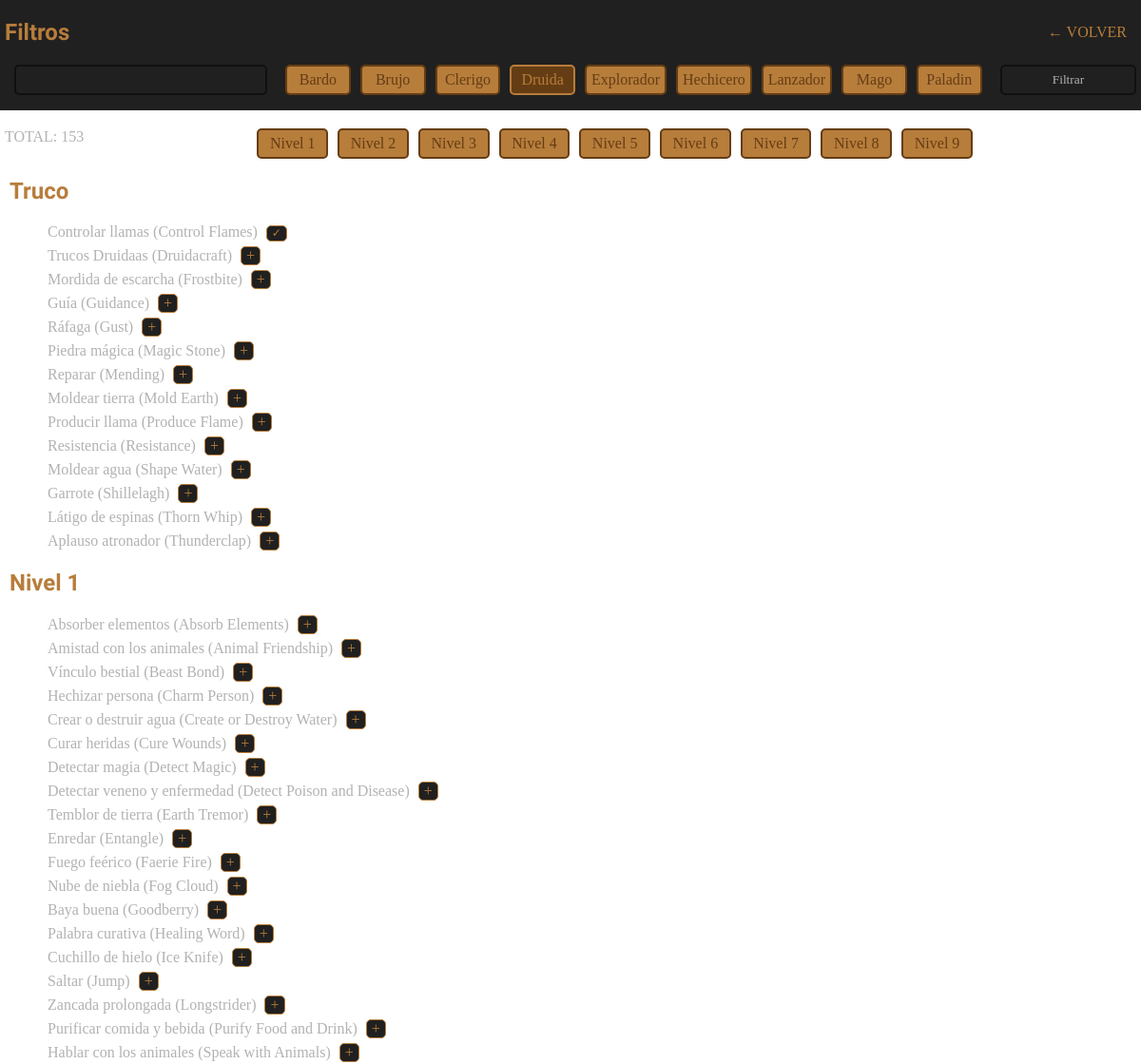
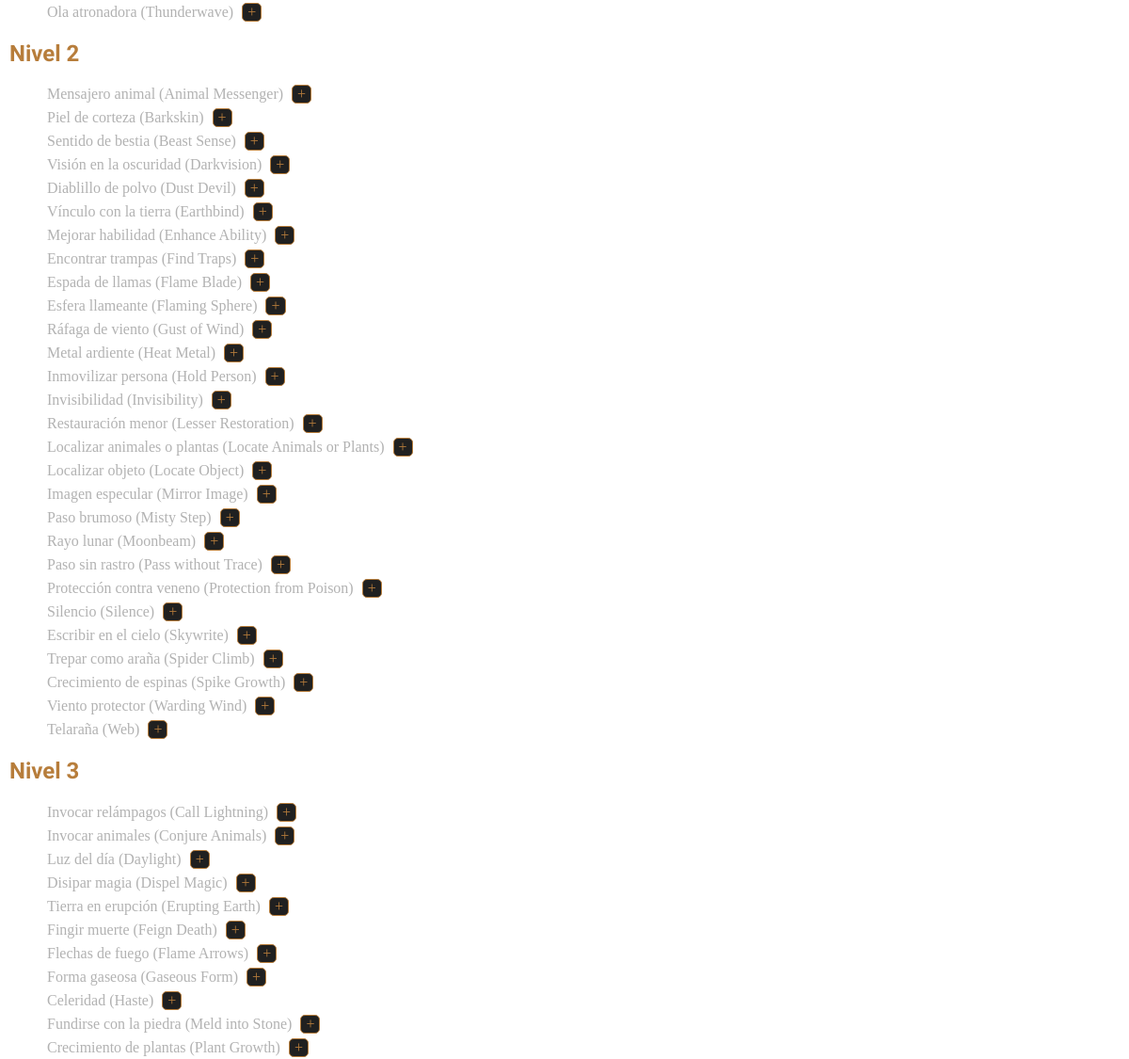
Before: /sections/allSpells.php?id_char=1&classFilter=druida (upper part) with the older database file (2 pictures, top to bottom).
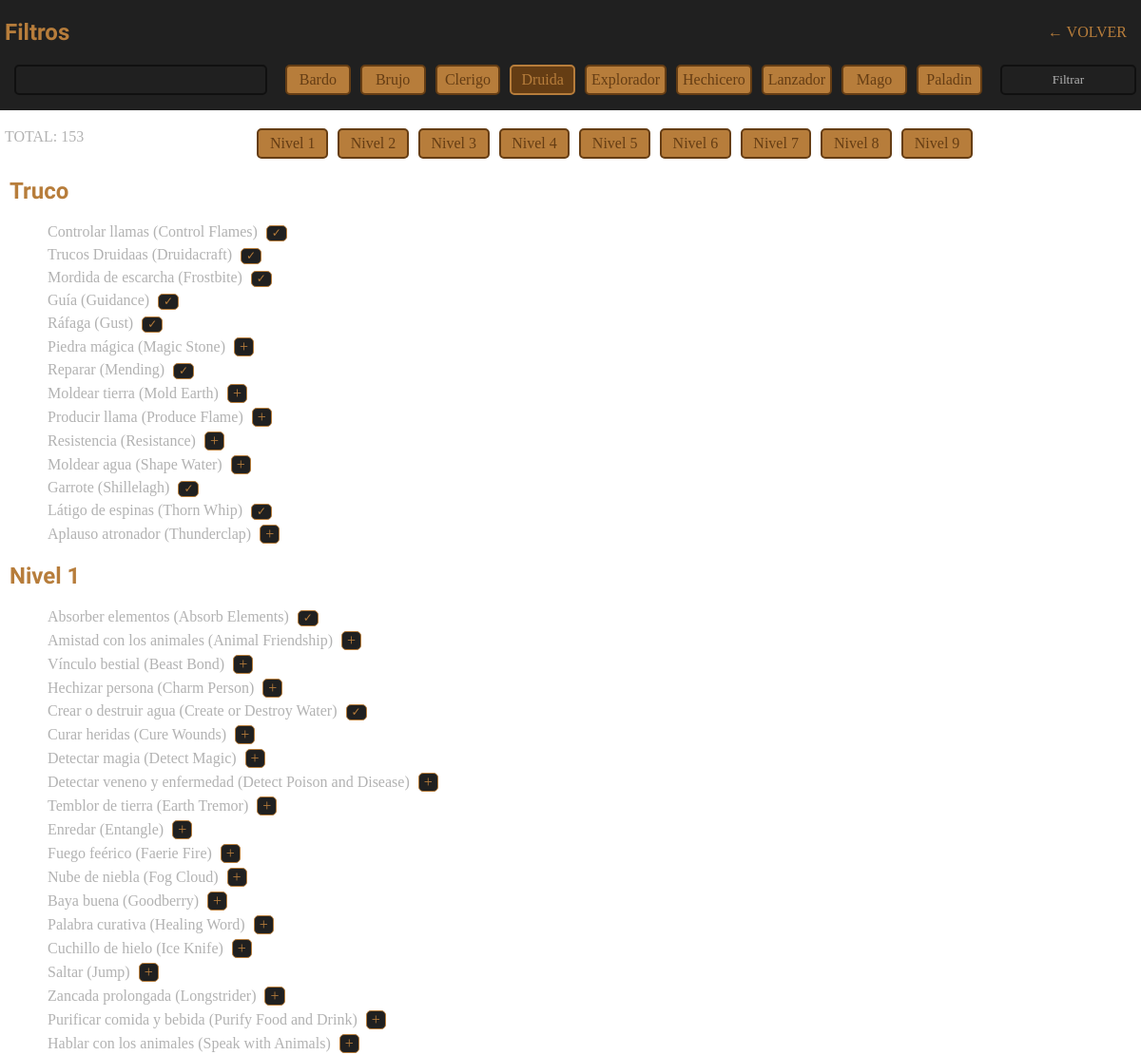
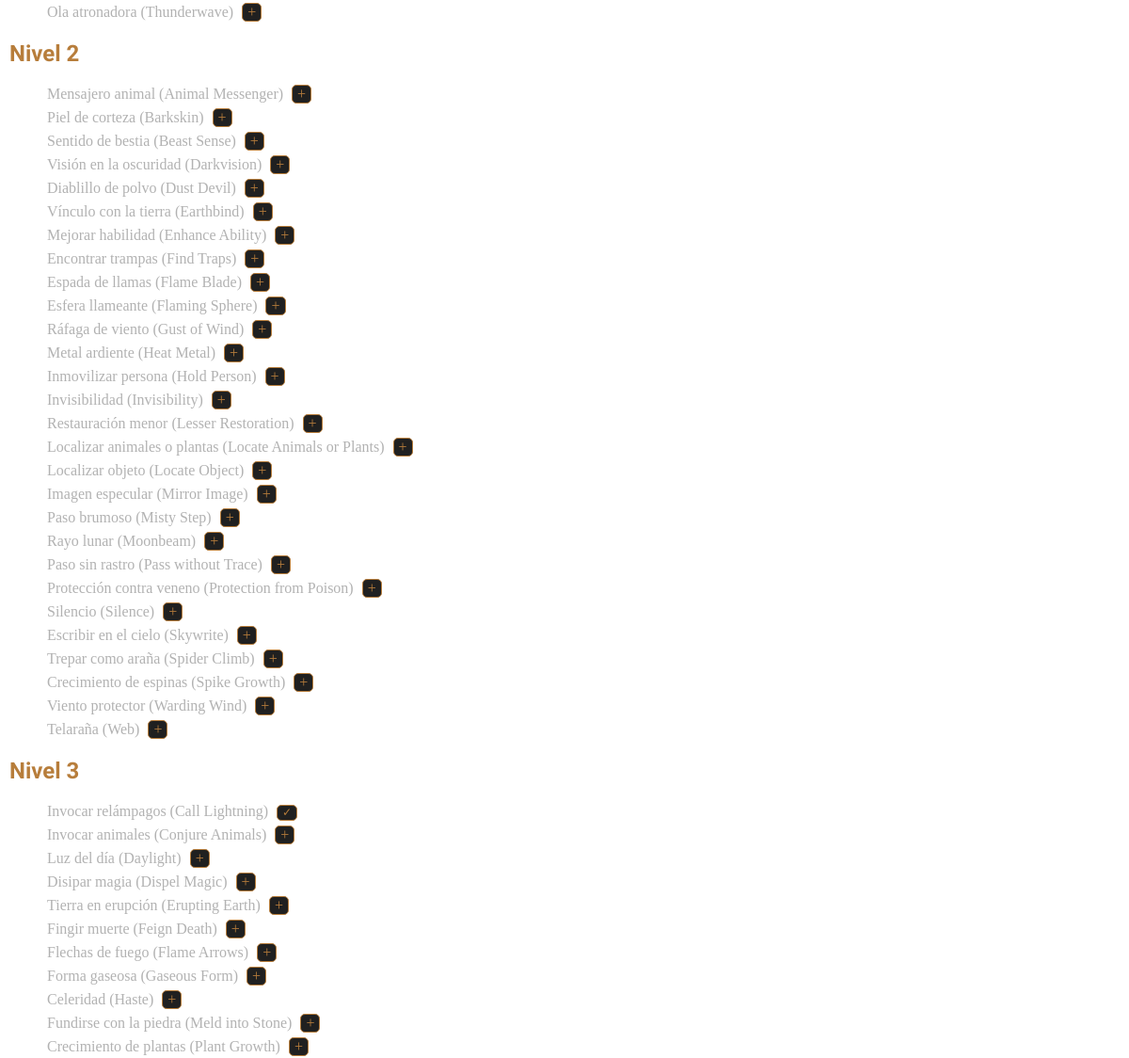
After: the same page with the newer database file (2 pictures, top to bottom).
### tables this page shows
CREATE TABLE `conjuros` (
  `id_spell` int(4) NOT NULL,
  `name` varchar(255) NOT NULL,
  `descr` text NOT NULL,
  `duracion` varchar(255) NOT NULL,
  `concentracion` varchar(255) NOT NULL,
  `casteo` varchar(255) NOT NULL,
  `level` varchar(255) NOT NULL,
  `rango` varchar(255) NOT NULL,
  `clases` varchar(500) NOT NULL,
  `escuela` varchar(255) NOT NULL
);

### classes/DbConnector.php (called while the page is built, shortened)
<?php
class DbConector {
    private $db = "";
    private static $instance;
    public static function singleton()
    {
        if (!isset(self::$instance)) {
            self::$instance = new self();
        }
        return self::$instance;
    }
    private function __construct() {
        $this->db = new PDO($this::DB_DATA, $this::USERNAME, $this::PASSWD);
    }
    public function getSpellsIds($id_char) {
        try {
            $consulta = $this->db->prepare("SELECT spells FROM spellset where id_char = :char_id");
            $consulta->bindParam(":char_id", $id_char, PDO::PARAM_INT);
            $results = $consulta->execute();
            $data = $consulta->fetch();
            if (isset($data["spells"])) {
                return $data["spells"];
            } else {
                return "";
            }
        } catch (PDOException $e) {
            echo $e->getMessage();
        }
    }
    public function getAllSpells($filters=null) {
        try {
            if ($filters != null) {
                $consulta = $this->db->prepare("SELECT * FROM conjuros where ".$filters."  ORDER BY
                CASE
                    WHEN level = 'Truco' THEN 0
                    WHEN level = 'Nivel 1' THEN 1
                    WHEN level = 'Nivel 2' THEN 2
                    WHEN level = 'Nivel 3' THEN 3
                    WHEN level = 'Nivel 4' THEN 4
                    WHEN level = 'Nivel 5' THEN 5
                    WHEN level = 'Nivel 6' THEN 6
                    WHEN level = 'Nivel 7' THEN 7
                    WHEN level = 'Nivel 8' THEN 8
                    WHEN level = 'Nivel 9' THEN 9
                    ELSE 10
                END");
            } else {
                $consulta = $this->db->prepare("SELECT * FROM conjuros ORDER BY
                CASE
                    WHEN level = 'Truco' THEN 0
                    WHEN level = 'Nivel 1' THEN 1
                    WHEN level = 'Nivel 2' THEN 2
                    WHEN level = 'Nivel 3' THEN 3
                    WHEN level = 'Nivel 4' THEN 4
                    WHEN level = 'Nivel 5' THEN 5
                    WHEN level = 'Nivel 6' THEN 6
                    WHEN level = 'Nivel 7' THEN 7
                    WHEN level = 'Nivel 8' THEN 8
                    WHEN level = 'Nivel 9' THEN 9
                    ELSE 10
                END");
            }
            $results = $consulta->execute();
            $data = $consulta->fetchAll();
            return $data;
        } catch (PDOException $e) {
            echo $e->getMessage();
        }
    }
    public function getAllSpellsLevels($filters=null) {
        try {
            if ($filters != null) {
                $consulta = $this->db->prepare("SELECT distinct level FROM conjuros where ".$filters."  ORDER BY
                CASE
                    WHEN level = 'Truco' THEN 0
                    WHEN level = 'Nivel 1' THEN 1
                    WHEN level = 'Nivel 2' THEN 2
                    WHEN level = 'Nivel 3' THEN 3
                    WHEN level = 'Nivel 4' THEN 4
                    WHEN level = 'Nivel 5' THEN 5
                    WHEN level = 'Nivel 6' THEN 6
                    WHEN level = 'Nivel 7' THEN 7
                    WHEN level = 'Nivel 8' THEN 8
                    WHEN level = 'Nivel 9' THEN 9
                    ELSE 10
                END");
            } else {
                $consulta = $this->db->prepare("SELECT distinct level FROM conjuros ORDER BY
                CASE
                    WHEN level = 'Truco' THEN 0
                    WHEN level = 'Nivel 1' THEN 1
                    WHEN level = 'Nivel 2' THEN 2
                    WHEN level = 'Nivel 3' THEN 3
                    WHEN level = 'Nivel 4' THEN 4
                    WHEN level = 'Nivel 5' THEN 5
                    WHEN level = 'Nivel 6' THEN 6
                    WHEN level = 'Nivel 7' THEN 7
                    WHEN level = 'Nivel 8' THEN 8
                    WHEN level = 'Nivel 9' THEN 9
                    ELSE 10
                END");
            }
            $results = $consulta->execute();
            $data = $consulta->fetchAll();
            return $data;
        } catch (PDOException $e) {
            echo $e->getMessage();
        }
    }
}

### sections/allSpells.php (the view, shortened to what this page needs)
<?php
require_once("../classes/DbConnector.php");
$db = DbConector::singleton();
$spells = $db->getAllSpells();
$spellsLevels = $db->getAllSpellsLevels();
$prevPathParameters = "allSpells.php";
if (isset($_GET["submit"]) || isset($_GET["nameFilter"]) && ($_GET["nameFilter"] != "") || isset($_GET["classFilter"])) {
    $filtros = "";
    if (isset($_GET["classFilter"])) {
        if ($filtros == "") {
            $filtros .= "clases like '%".$_GET["classFilter"]."%'";
            $prevPathParameters .= "?classFilter=".$_GET["classFilter"];
        } else {
            $filtros .= " AND clases like '%".$_GET["classFilter"]."%'";
            $prevPathParameters .= "&classFilter=".$_GET["classFilter"];
        }
    }
    $spells = $db->getAllSpells($filtros);
    $spellsLevels = $db->getAllSpellsLevels($filtros);
}
if (isset($spells[0]["level"])) {
    $currentLevel = $spells[0]["level"];
}
if (isset($_GET["id_char"])) {
    $charId = $_GET["id_char"];
    $prevPathParameters .= "--id_char=".$charId;
    $spellList = explode( ", ",$db->getSpellsIds($charId));
} else {
    $spellList = [];
}
array_shift($spellsLevels);
?>
<link rel="stylesheet" href="../styles/allSpells.css">
<link rel="stylesheet" href="../styles/index.css">
<div id="allSpellsContainer">
    <div class="stickyDiv">
        <div class="subDiv">
            <h2>Filtros</h2>
            <?php if (isset($charId)) { ?>
                <div>
                    <a href="personaje.php?id=<?=$charId?>">← VOLVER</a>
                </div>
            <?php } ?>
        </div>
        <form id="filtros" method="get">
            <input type="text" name="nameFilter">
            <div class="classesFilterDiv">
                <label for="bardo">Bardo</label>
                <label for="brujo">Brujo</label>
                <label for="clerigo">Clerigo</label>
                <label for="druida">Druida</label>
                <label for="explorador">Explorador</label>
                <label for="hechicero">Hechicero</label>
                <label for="rituale">Lanzador</label>
                <label for="mago">Mago</label>
                <label for="paladin">Paladin</label>
            </div>
            <input type="submit" value="Filtrar" name="submit">
        </form>
    </div>
    <div class="subDiv2">
        <span class="spell first" id="firstSpell">TOTAL: <?= count($spells) ?></span>
        <div class="classesFilterDiv">
            <?php foreach ($spellsLevels as  $spellLevel) { ?>
                <button onclick="autoScroll('<?=$spellLevel['level']?>')"><?=$spellLevel["level"]?></button>
            <?php }  ?>
        </div>
    </div>
    <dl>
        <dt>
            <?php if (isset($currentLevel)) { ?>
                <h2><?=$currentLevel?></h2>
            <?php } ?>
        </dt>
        <?php foreach ($spells as $key => $spell) {
            if ($spell["level"] == $currentLevel) { ?>
            <dd>
                <?php if (isset($charId)) { ?>
                    <a href="spell.php?id_spell=<?=$spell["id_spell"]?>&charId=<?=$charId?>&prevPath=<?=$prevPathParameters?>" class="spell"><?=$spell["name"]?></a>
                    <?php if (in_array( $spell["id_spell"], $spellList)) { ?>
                        <span class="addSpell" >✓</span>
                    <?php } else { ?>
                        <a href="addSpell.php?id_spell=<?=$spell["id_spell"]?>&charId=<?=$charId?>&prevPath=<?=$prevPathParameters?>"  class="addSpell"> + </a>
                    <?php } ?>
                <?php } else { ?>
                    <a href="spell.php?id_spell=<?=$spell["id_spell"]?>&prevPath=<?=$prevPathParameters?>" class="spell"><?=$spell["name"]?></a>
                <?php }  ?>
            </dd>
            <?php } else {?>
                <?php $currentLevel = $spell["level"] ?>
                <dt><h2 id="<?=$currentLevel?>"><?=$currentLevel?></h2></dt>
                <dd>
                <a href="spell.php?id_spell=<?=$spell["id_spell"]?>&charId=<?=$charId?>&prevPath=<?=$prevPathParameters?>" class="spell"><?=$spell["name"]?></a>
                <?php if (isset($charId)) { ?>
                    <?php if (in_array( $spell["id_spell"], $spellList)) { ?>
                        <span class="addSpell" >✓</span>
                    <?php } else { ?>
                        <a href="addSpell.php?id_spell=<?=$spell["id_spell"]?>&charId=<?=$charId?>&prevPath=<?=$prevPathParameters?>"  class="addSpell"> + </a>
                    <?php } ?>
                <?php } ?>
                </dd>
                <?php }
        } ?>
    </dl>
</div>

### styles/allSpells.css (style rules this page uses)
#allSpellsContainer { padding-top: 135px; }
#allSpellsContainer h1, #allSpellsContainer h2, #allSpellsContainer h3 { color: #b77d3b; }
#allSpellsContainer dl dt:first-child { margin-top: 0; }
dt { margin: 15px 0; }
dd { margin-top: 5px; margin-bottom: 5px; }
.spell { color: #b2b2b2; text-decoration: none; }
#filtros { display: grid; grid-template-columns: auto auto auto; padding: 0 10px; }
input[type="text"], input[type="submit"] { background-color:#202020; border: 2px solid #101010; color: #b2b2b2; border-radius: 5px; }
.classesFilterDiv { display: flex; gap: 10px; flex-wrap: wrap; justify-content: center; padding: 0 10px; margin: auto; width: 95%; }
.classesFilterDiv label, .classesFilterDiv button { font-size: 16px; flex: 1; text-align: center; padding: 5px 5px; border: 2px solid #653d14; border-radius: 5px; cursor: pointer; background-color: #b77d3b; color: #653d14; transition: background-color 0.3s, border-color 0.3s, color 0.3s; }
.classesFilterDiv input[type="radio"]:checked + label { background-color: #653d14; color: white; border-color: #b77d3b; color: #b77d3b; }
.addSpell { display: inline-grid; border:1px solid #b77d3b; background-color:#202020; color: #b77d3b; text-decoration: none; margin-left: 5px; padding: 0 5px; border-radius: 5px; }
span.addSpell { font-size: 12px; }
input[type="submit"] { cursor: pointer; }
.stickyDiv { width: 100%; position: fixed; top: 0px; background-color: #202020; margin: 0; padding: 0 5px; }
.span.spell.first, dl { margin: 0 10px; }
#firstSpell { margin: 0 5px; }
.subDiv { display: flex; justify-content: space-between; color: #b77d3b; }
.subDiv a { text-decoration: none; padding: 0 10px; color: #b77d3b; }
.subDiv div { align-content: center; padding-right: 10px; }
.subDiv2 { display: grid; grid-template-columns: auto auto auto; }

### styles/index.css (style rules this page uses)
* { font-family: "EB Garamond", serif; }
h2, h3 { font-family: "Uncial Antiqua", system-ui; }

Changed rows visible on the page:
changed conjuros "Trucos Druidaas (Druidacraft)": text "+" → "✓"
changed conjuros "Mordida de escarcha (Frostbite)": text "+" → "✓"
changed conjuros "Guía (Guidance)": text "+" → "✓"
changed conjuros "Ráfaga (Gust)": text "+" → "✓"
changed conjuros "Reparar (Mending)": text "+" → "✓"
changed conjuros "Garrote (Shillelagh)": text "+" → "✓"
changed conjuros "Látigo de espinas (Thorn Whip)": text "+" → "✓"
changed conjuros "Nivel 1": text "+" → "✓"
changed conjuros "Crear o destruir agua (Create or Destroy Water)": text "+" → "✓"
changed conjuros "Nivel 3": text "+" → "✓"
